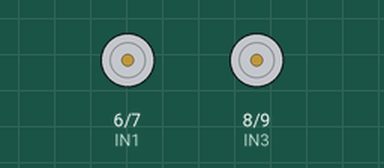
A sketch run on a simulated Arduino Uno, built with avr-gcc and run on an emulated ATmega328P. Parts: motor-driver pin pairs drawn as motors (green arrow = first pin HIGH = forward, orange = second pin HIGH = backward, longer = more drive, scaled by the enable pin).

Above: at 1.2 s.
At 3.6 s:
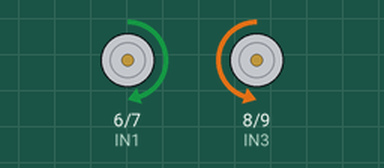
At 4.5 s:
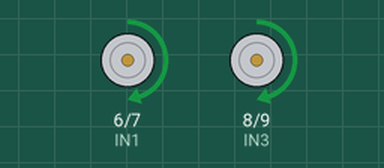
Timing chart, 0 to 5.4 s (numbered marks = the images above):
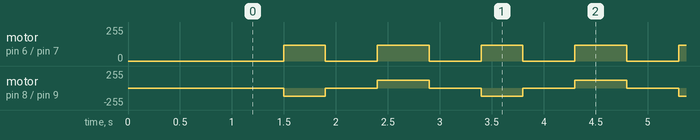

Measured:
- by itself, motor on pin 6 (IN1) / pin 7 (IN2): alternates forward 120/255 for 0.40 s and stopped for 0.50 s
- by itself, motor on pin 8 (IN3) / pin 9 (IN4): repeats every 1.9 s: stopped 0.50 s, forward 120/255 0.50 s, stopped 0.50 s, backward 120/255 0.40 s

The sketch:

main.ino
```cpp
#define IN1 6
#define IN2 7
#define IN3 8
#define IN4 9
#define ENA 10
#define ENB 11
void setup()
{
  pinMode(IN1,OUTPUT);
  pinMode(IN2,OUTPUT);
  pinMode(IN3,OUTPUT);
  pinMode(IN4,OUTPUT);
  pinMode(ENA,OUTPUT);
  pinMode(ENB,OUTPUT);
  analogWrite(ENA,120);
  analogWrite(ENB,120);
  delay(1000);
} //end setup
void loop()
{
  robo_parado();
  delay(500);
  robo_esquerda();
  delay(400);
  robo_parado();
  delay(500);
  robo_frente();
  delay(500);
}
void robo_frente()
{
  digitalWrite(IN1,HIGH);
  digitalWrite(IN2,LOW);
  digitalWrite(IN3,HIGH);
  digitalWrite(IN4,LOW);
}
void robo_esquerda()
{
  digitalWrite(IN1,HIGH);
  digitalWrite(IN2,LOW);
  digitalWrite(IN3,LOW);
  digitalWrite(IN4,HIGH);
}
void robo_parado()
{
  digitalWrite(IN1,LOW);
  digitalWrite(IN2,LOW);
  digitalWrite(IN3,LOW);
  digitalWrite(IN4,LOW);
}
```
